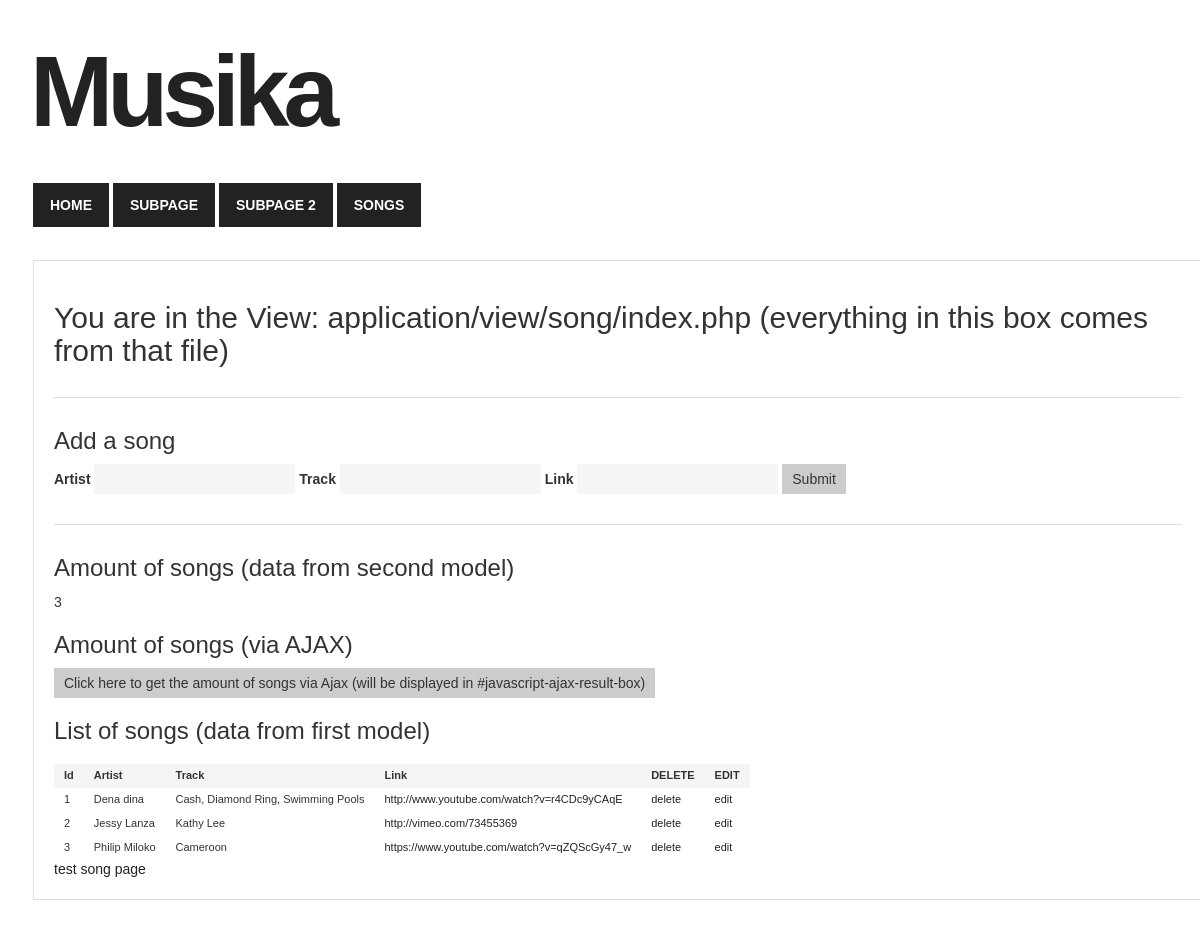
Screenshot of /songs with the database file from the repository.
### tables this page shows
CREATE TABLE IF NOT EXISTS `song` (
`id` int(11) NOT NULL,
  `artist` text NOT NULL,
  `track` text NOT NULL,
  `link` text
);

### application/core/controller.php (called while the page is built, shortened)
<?php
class Controller
{
    function __construct()
    {
        $this->childController = strtolower(get_called_class());
    }
    private function openDatabaseConnection()
    {
        $options = array(\PDO::ATTR_DEFAULT_FETCH_MODE => \PDO::FETCH_OBJ, \PDO::ATTR_ERRMODE => \PDO::ERRMODE_WARNING);
        $this->db = new \PDO(DB_TYPE . ':host=' . DB_HOST . ';dbname=' . DB_NAME . ';charset=' . DB_CHARSET, DB_USER, DB_PASS, $options);
    }
    public function loadView()
    {
        $this->view = new View();
    }
}

### application/core/model.php (called while the page is built, shortened)
<?php
class Model
{
    function __construct($db)
    {
        try {
            $this->db = $db;
        } catch (PDOException $e) {
            exit('Database connection could not be established.');
        }
    }
    public function getAll($table, $cols=null)
    {
        if(is_array($cols)){
            $strcols =  implode(",", $cols);
            $sql = "SELECT {$strcols} FROM {$table}";
        }elseif(!is_array($cols) && $cols!= null){
            $sql = "SELECT {$cols} FROM {$table}";
        }else{
            $sql = "SELECT  *  FROM {$table}";
        }
        $query = $this->db->prepare($sql);
        $query->execute();
        return $query->fetchAll();
    }
}

### application/model/Song.php (called while the page is built, shortened)
<?php
class Song extends model {
    public function getAllSongs(){
        $songs = $this->getAll('song', array('id', 'artist', 'track', 'link'));
        return $songs;
    }
}

### application/controller/SongsController.php (called while the page is built, shortened)
<?php
class Songs extends Controller
{
    public function index()
    {
        $this->view->title = "Songs";
        $songModel = new Song($this->db);
        $this->view->songs = $songModel->getAllSongs();
        $this->view->amount_of_songs = $songModel->getAmountOfSong();
        $this->view->render('index.php');
    }
}

### public/index.php (called while the page is built, shortened)
<?php
$app = new Application();

### application/view/songs/index.php (the view, shortened to what this page needs)
<div class="container">
    <h2>You are in the View: application/view/song/index.php (everything in this box comes from that file)</h2>
    <div class="box">
        <h3>Add a song</h3>
        <form action="<?php echo URL; ?>songs/addsong" method="POST">
            <label>Artist</label>
            <input type="text" name="artist" value="" required />
            <label>Track</label>
            <input type="text" name="track" value="" required />
            <label>Link</label>
            <input type="text" name="link" value="" />
            <input type="submit" name="submit_add_song" value="Submit" />
        </form>
    </div>
    <div class="box">
        <h3>Amount of songs (data from second model)</h3>
        <div>
            <?php echo $amount_of_songs; ?>
        </div>
        <h3>Amount of songs (via AJAX)</h3>
        <div>
            <button id="javascript-ajax-button">Click here to get the amount of songs via Ajax (will be displayed in #javascript-ajax-result-box)</button>
        </div>
        <h3>List of songs (data from first model)</h3>
        <table>
            <thead style="background-color: #ddd; font-weight: bold;">
            <tr>
                <td>Id</td>
                <td>Artist</td>
                <td>Track</td>
                <td>Link</td>
                <td>DELETE</td>
                <td>EDIT</td>
            </tr>
            </thead>
            <tbody>
            <?php foreach ($songs as $song) { ?>
                <tr>
                    <td><?php if (isset($song->id)) echo htmlspecialchars($song->id, ENT_QUOTES, 'UTF-8'); ?></td>
                    <td><?php if (isset($song->artist)) echo htmlspecialchars($song->artist, ENT_QUOTES, 'UTF-8'); ?></td>
                    <td><?php if (isset($song->track)) echo htmlspecialchars($song->track, ENT_QUOTES, 'UTF-8'); ?></td>
                    <td>
                        <?php if (isset($song->link)) { ?>
                            <a href="<?php echo htmlspecialchars($song->link, ENT_QUOTES, 'UTF-8'); ?>"><?php echo htmlspecialchars($song->link, ENT_QUOTES, 'UTF-8'); ?></a>
                        <?php } ?>
                    </td>
                    <td><a href="<?php echo URL . 'songs/deletesong/' . htmlspecialchars($song->id, ENT_QUOTES, 'UTF-8'); ?>">delete</a></td>
                    <td><a href="<?php echo URL . 'songs/editsong/' . htmlspecialchars($song->id, ENT_QUOTES, 'UTF-8'); ?>">edit</a></td>
                </tr>
            <?php } ?>
            </tbody>
        </table>
        <a href="<?php echo URL . 'songs/testsong/'?>">test song page </a>
    </div>
</div>

### application/core/application.php (shortened to what this page needs)
<?php
class Application
{
    private $url_controller = null;
    private $url_action = null;
    private $url_params = array();
    public function __construct()
    {
        if (!$this->url_controller) {
            require APP . 'controller/HomeController.php';
            $page = new \Home();
            $page->index();
        } elseif (file_exists(APP . 'controller/' . ucfirst(strtolower($this->url_controller)) . 'Controller.php')) {
            require APP . 'controller/' . ucfirst(strtolower($this->url_controller)) . 'Controller.php';
            $this->url_controller = new $this->url_controller();
            if (method_exists($this->url_controller, $this->url_action)) {
                if (!empty($this->url_params)) {
                    call_user_func_array(array($this->url_controller, $this->url_action), $this->url_params);
                } else {
                    $this->url_controller->{$this->url_action}();
                }
            } else {
                if (strlen($this->url_action) == 0) {
                    $this->url_controller->index();
                }
                else {
                    header('location: ' . URL . 'error');
                }
            }
        } else {
            header('location: ' . URL . 'error');
        }
    }
    private function splitUrl()
    {
        if (isset($_GET['url'])) {
            $url = trim($_GET['url'], '/');
            $url = filter_var($url, FILTER_SANITIZE_URL);
            $url = explode('/', $url);
            $this->url_controller = isset($url[0]) ? $url[0] : null;
            $this->url_action = isset($url[1]) ? $url[1] : null;
            unset($url[0], $url[1]);
            $this->url_params = array_values($url);
        }
    }
}

### application/core/view.php (shortened to what this page needs)
<?php
class View {
    private $variables = array();
    private $template_dir = null;
    public function __set($name, $value)
    {
        $this->variables[$name] = $value;
    }
    public function render($file, $id = null)
    {
        echo $this->fetch($file, $id);
    }
    public function fetch($template_file, $id = null)
    {
        if (!empty($this->template_dir))
        {
            $template_file = realpath($this->template_dir) . '/' . $template_file;
        }
        $output = $this->getOutput($template_file);
        return isset($output) ? $output : false;
    }
    public function getOutput( $template_file )
    {
        extract( $this->variables );
        if (file_exists($template_file))
        {
            require APP . 'view/_templates/header.php';
            include($template_file);
            require APP . 'view/_templates/footer.php';
            $output = ob_get_contents();
        }
        else
        {
            throw new \Exception("The template file '$template_file' does not exist");
        }
        return !empty($output) ? $output : false;
    }
    public function setTemplateDir($dir)
    {
        $template_dir = realpath($dir);
        if (is_dir($template_dir))
        {
            $this->template_dir = $template_dir;
        }
        else
        {
            throw new \Exception("The template directory '$dir' does not exist");
        }
    }
}

### application/view/_templates/header.php (shortened to what this page needs)
<!DOCTYPE html>
<html lang="en" class="no-js">
<head>
    <link href="<?php echo URL; ?>css/bootstrap.css" rel="stylesheet">
    <link href="<?php echo URL; ?>css/style.css" rel="stylesheet">
</head>
<body>
    <div class="logo">
       Musika
    </div>
    <div class="navigation">
        <a href="<?php echo URL; ?>">home</a>
        <a href="<?php echo URL; ?>home/exampleone">subpage</a>
        <a href="<?php echo URL; ?>home/exampletwo">subpage 2</a>
        <a href="<?php echo URL; ?>songs">songs</a>
    </div>

### application/view/_templates/footer.php (shortened to what this page needs)
</body>
</html>

### public/css/style.css (style rules this page uses)
body { font-family: Arial; font-size: 14px; }
.logo { font-size: 100px; font-weight: bolder; letter-spacing: -6px; color: #222; margin: 20px 30px; }
.navigation { margin-left: 33px; }
.navigation a { display: inline-block; padding: 10px 15px; text-decoration: none; font-size: 14px; text-transform: uppercase; font-weight: bold; border: 2px solid #222; background: #222; color: #fff; }
.container { border: 1px solid #ddd; padding: 20px; margin: 33px; }
.container a { color: #222; }
.container table { font-size: 11px; margin-top: 20px; }
.container table thead td { background-color: #f5f5f5; padding: 4px 10px; }
.container table tbody td { padding: 4px 10px; }
.container .box { border-top: 1px solid #ddd; padding-top: 10px; margin-top: 30px; }
.container input { background-color: #f5f5f5; border: 0; padding: 5px 10px; }
.container input[type="submit"] { background-color: #ccc; cursor: pointer; }
.container button { background-color: #ccc; border: 0; padding: 5px 10px; cursor: pointer; }

### rows the page displays
song: id "1", artist "Dena dina", track "Cash, Diamond Ring, Swimming Pools", link "http://www.youtube.com/watch?v=r4CDc9yCAqE"
song: id "2", artist "Jessy Lanza", track "Kathy Lee", link "http://vimeo.com/73455369"
song: id "3", artist "Philip Miloko", track "Cameroon", link "https://www.youtube.com/watch?v=qZQScGy47_w"

### other values shown
$amount_of_songs "3"
